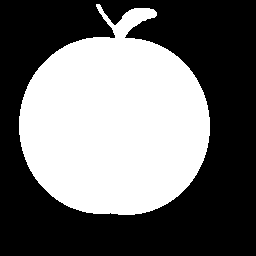
#> input picture python/apple.gif, 256 x 256 px, given in place of mubiao_1.bmp, which was not available
$ python hu_math_img.py
#> lines starting #> are read from the running program, lines starting #| are printed output that depends on the picture; after the words box and inside, x2 and y2 are one past the last pixel; in counts of white or black regions, pixels touching at a corner belong together; pictures that were not available may be replaced by others from this repository, and a replacement may not be noted
import numpy as np
import cv2
import time
import os

def load_templates(template_dir):
    """载入模板图像并计算Hu矩特征"""
    template_features = []
    template_metadata = []

    for filename in os.listdir(template_dir):
        if filename.lower().endswith(('.png', '.jpg', '.bmp')):
            # 读取模板图像
            img_path = os.path.join(template_dir, filename)
            img = cv2.imread(img_path, cv2.IMREAD_GRAYSCALE)

            # 二值化处理
            _, binary = cv2.threshold(img, 0, 255, cv2.THRESH_BINARY_INV + cv2.THRESH_OTSU)

            # 计算Hu矩
            hu = compute_hu_moments(binary)

            # 存储特征和元数据
            template_features.append(hu)
            template_metadata.append((filename.split('.')[0], filename))

    return np.array(template_features), template_metadata

def compute_hu_moments(img):
    """计算图像的Hu矩特征"""
    moments = cv2.moments(img)
    hu = cv2.HuMoments(moments)
    # 对数变换增强稳定性
    log_hu = -np.sign(hu) * np.log10(np.abs(hu) + 1e-10)
    return log_hu.flatten()

def match_with_hu(query_hu, template_features, template_metadata, threshold=30, topk=3):
    """使用Hu矩进行匹配"""
    # 计算距离（欧式距离）
    dists = np.linalg.norm(template_features - query_hu, axis=1)

    # 获取topk匹配结果
    topk_idx = np.argsort(dists)[:topk]
    results = [(dists[i], template_metadata[i][0], template_metadata[i][1]) if dists[i] < threshold
               else (0, "无匹配", "") for i in topk_idx]
    return results

def process_image(image_path, template_features, template_metadata):
    """处理输入图像"""
#> called with image_path = 'mubiao_1.bmp', template_features = array of shape (0,)
    # 读取图像
    img_gray = cv2.imread(image_path, cv2.IMREAD_GRAYSCALE)
#> img_gray: shape (256, 256); 43.2% white; 1 white region, box (x1, y1, x2, y2) and area: (19, 4, 210, 215) 28279
    img_binary = cv2.adaptiveThreshold(img_gray, 255, cv2.ADAPTIVE_THRESH_GAUSSIAN_C,
                                      cv2.THRESH_BINARY_INV, 11, 5)
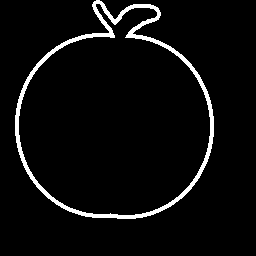
#> img_binary: shape (256, 256); 4.7% white; 1 white region, box (x1, y1, x2, y2) and area: (15, 0, 214, 219) 3049

    # 膨胀操作
    kernel = cv2.getStructuringElement(cv2.MORPH_RECT, (3, 3))
    img_binary = cv2.dilate(img_binary, kernel)
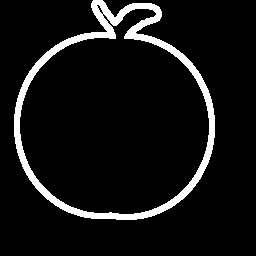
#> img_binary: shape (256, 256); 7.5% white; 1 white region

    # 查找轮廓
    contours, _ = cv2.findContours(img_binary, cv2.RETR_EXTERNAL, cv2.CHAIN_APPROX_SIMPLE)
#> contours = 1 contour; box (x1, y1, x2, y2) and area: (14, 0, 215, 220) 31942
    img_h, img_w = img_binary.shape[:2]
#> img_h = 256; img_w = 256

    # 准备结果图像
    result_img = cv2.cvtColor(img_gray, cv2.COLOR_GRAY2BGR)
#> result_img is the input picture: shape (256, 256, 3); 43.2% white; 1 white region, box (x1, y1, x2, y2) and area: (19, 4, 210, 215) 28279

    for contour in contours:
        # 过滤小轮廓
        if len(contour) < 10:
            continue

        # 获取边界框
        x, y, w, h = cv2.boundingRect(contour)

        # 过滤接近图像边界的轮廓
        if w/img_w > 0.90 or h/img_h > 0.90:
            continue

        # 过滤小面积轮廓
        if cv2.contourArea(contour) < 500:
            continue

        # 创建轮廓掩模
        mask = np.zeros((img_h, img_w), dtype=np.uint8)
        cv2.drawContours(mask, [contour], -1, 255, -1)
        contour_roi = mask[y:y+h, x:x+w]

        # 计算Hu矩特征
        query_hu = compute_hu_moments(contour_roi)

        # 进行匹配
        matches = match_with_hu(query_hu, template_features, template_metadata)

        # 绘制结果
        if matches and matches[0][0] > 0:
            cv2.rectangle(result_img, (x, y), (x+w, y+h), (0, 255, 0), 2)
            label = f"{matches[0][1]}: {matches[0][0]:.2f}"
            cv2.putText(result_img, label, (x, y-10), cv2.FONT_HERSHEY_SIMPLEX,
                        0.5, (0, 255, 0), 1, cv2.LINE_AA)
#> this loop made 1 pass
#> (x, y, w, h, query_hu) on pass 1: (14, 0, 201, 220, [3.2, 8.91, 9.98, 10, 10, 10, -10])
#> pass 1, in process_image, `contour_roi = mask[y:y+h, x:x+w]`:
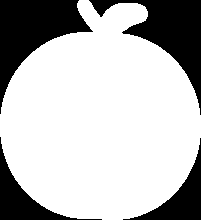
#> contour_roi: shape (220, 201); 73% white; 4 black regions, box (x1, y1, x2, y2) and area: (0, 0, 93, 114) 4351, (89, 0, 201, 115) 4054, (0, 137, 102, 220) 1808, (123, 138, 201, 220) 1726
#> after the loop:
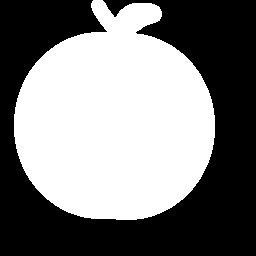
#> mask: shape (256, 256); 49.3% white; 1 white region, box (x1, y1, x2, y2) and area: (14, 0, 215, 220) 32281

    return result_img

if __name__ == "__main__":
    # 模板目录路径
    TEMPLATE_DIR = r"model_embeddings\model_img"
    # 测试图像路径
    TEST_IMAGE = "mubiao_1.bmp"

    # 1. 载入模板
    print("正在载入模板...")
    start_time = time.time()
    template_features, template_metadata = load_templates(TEMPLATE_DIR)
    print(f"载入完成，共 {len(template_metadata)} 个模板，耗时 {time.time()-start_time:.2f}秒")

    # 2. 处理测试图像
    print("\n处理测试图像...")
    start_time = time.time()
#> (the run stopped early here; a loop or call above may not have finished)
